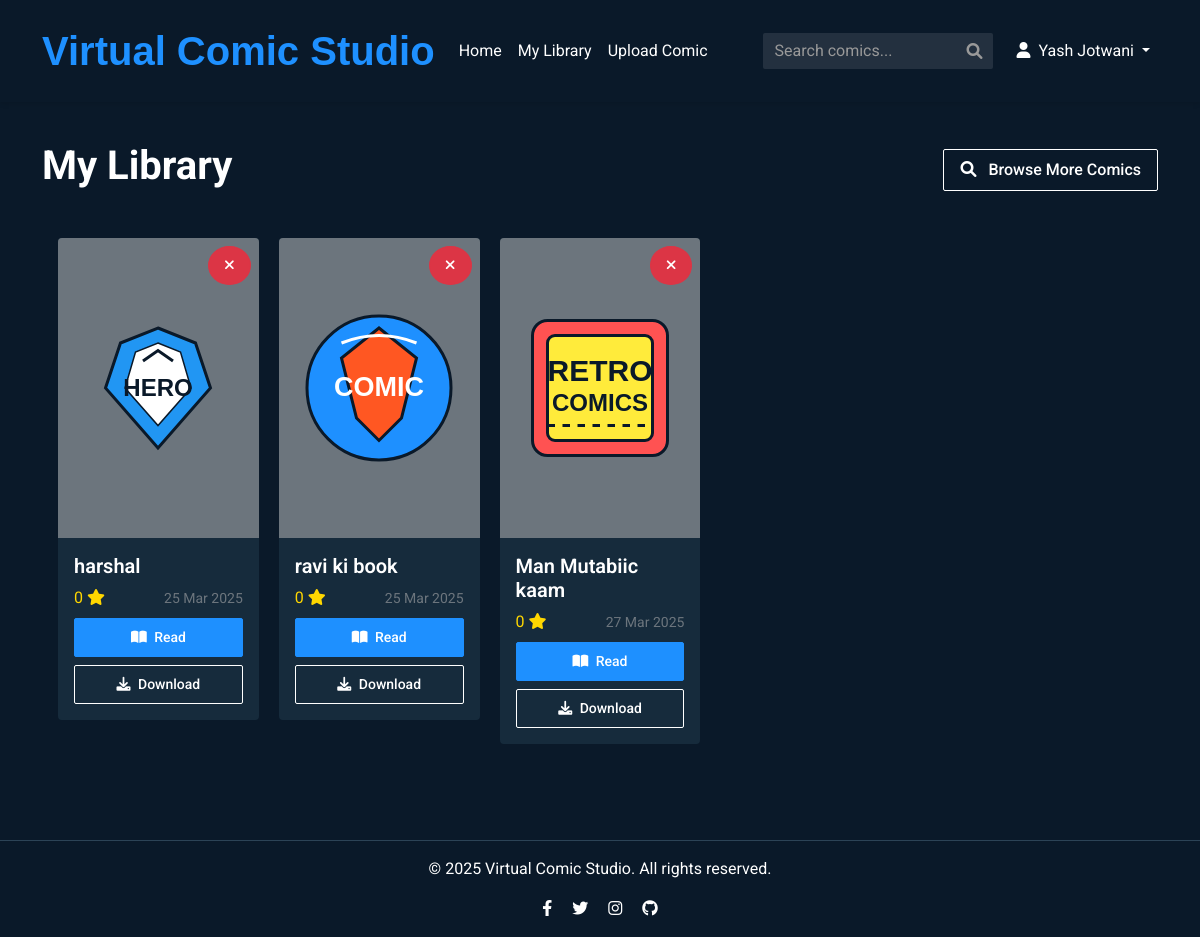
/library (signed in), run on an earlier commit of the app's database.
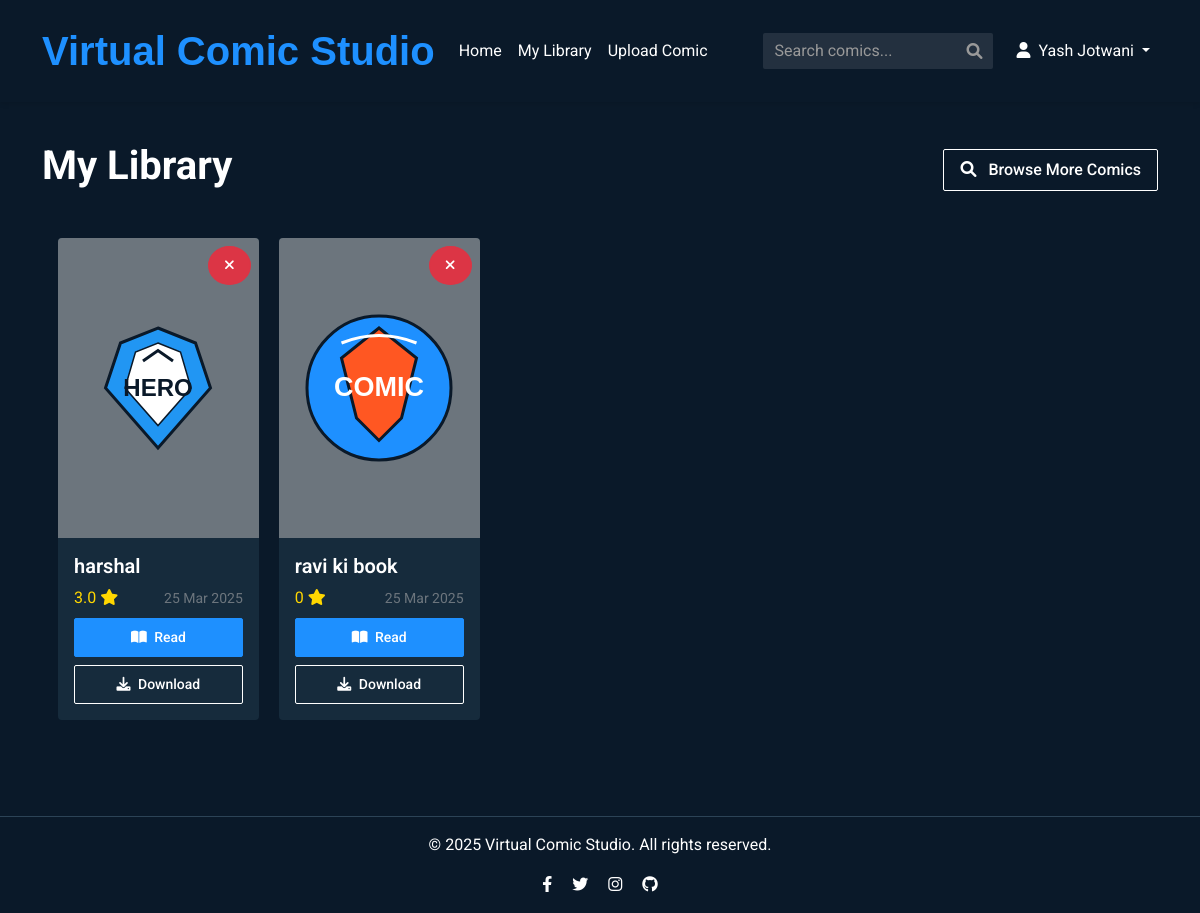
And on a later commit of the database.
### models.py (models this page shows, shortened)
class Comic(db.Model):
    id = db.Column(db.Integer, primary_key=True)
    title = db.Column(db.String(100), nullable=False)
    description = db.Column(db.Text, nullable=False)
    filename = db.Column(db.String(255), nullable=False, unique=True)
    owner_id = db.Column(db.Integer, db.ForeignKey('user.id'), nullable=False)
    upload_date = db.Column(db.DateTime, default=datetime.datetime.utcnow)
    views = db.Column(db.Integer, default=0)
    logo_id = db.Column(db.Integer, default=1) # Logo ID (1-5)
    reviews = db.relationship('Review', backref='comic', lazy='dynamic', cascade='all, delete-orphan')
    def get_average_rating(self):
        reviews = self.reviews.all()
        if not reviews:
            return 0
        return sum(review.rating for review in reviews) / len(reviews)

### routes.py (the view)
@app.route('/library')
@login_required
def library():
    user_library = current_user.library_comics.all()
    return render_template('library.html', comics=user_library)

### app.py (called while the page is built)
@login_manager.user_loader
def load_user(user_id):
    return User.query.get(int(user_id))

### templates/library.html (shortened to what this page needs)
{% extends "layout.html" %}
{% block content %}
<div class="d-flex justify-content-between align-items-center mb-4">
    <h1>My Library</h1>
    <a href="{{ url_for('index') }}" class="btn btn-outline-light">
        <i class="fas fa-search me-2"></i> Browse More Comics
    </a>
</div>
{% if comics|length > 0 %}
<div class="comics-grid">
    {% for comic in comics %}
    <div class="comic-card">
        <div class="card">
            <div class="position-relative">
                <a href="{{ url_for('comic_details', comic_id=comic.id) }}">
                    <div class="card-img-container bg-secondary d-flex align-items-center justify-content-center">
                        <img src="{{ url_for('static', filename='images/logo' + (comic.logo_id|string if comic.logo_id else '1') + '.svg') }}"
                             alt="{{ comic.title }}" class="comic-logo-display">
                    </div>
                </a>
                <div class="position-absolute top-0 end-0 p-2">
                    <a href="{{ url_for('remove_from_library', comic_id=comic.id) }}" class="btn btn-sm btn-danger rounded-circle" title="Remove from library">
                        <i class="fas fa-times"></i>
                    </a>
                </div>
            </div>
            <div class="card-body">
                <h5 class="card-title">{{ comic.title }}</h5>
                <div class="d-flex justify-content-between align-items-center mb-2">
                    <div class="comic-rating">
                        {% set rating = comic.get_average_rating()|round(1) %}
                        <span>{{ rating }}</span>
                        <i class="fas fa-star"></i>
                    </div>
                    <small class="text-muted">{{ comic.upload_date.strftime('%d %b %Y') }}</small>
                </div>
                <div class="d-grid gap-2">
                    <a href="{{ url_for('read_comic', comic_id=comic.id) }}" class="btn btn-primary btn-sm">
                        <i class="fas fa-book-open me-1"></i> Read
                    </a>
                    <a href="{{ url_for('uploaded_file', filename=comic.filename) }}" class="btn btn-outline-light btn-sm" download>
                        <i class="fas fa-download me-1"></i> Download
                    </a>
                </div>
            </div>
        </div>
    </div>
    {% endfor %}
</div>
{% endif %}
{% endblock %}

What changed in the data, as far as the page shows it:
no longer on this page (row edited): Comic: shows a picture, title "Man Mutabiic kaam", rating "0", upload_date "27 Mar 2025"
changed Comic "harshal": rating "0" → "3.0"
